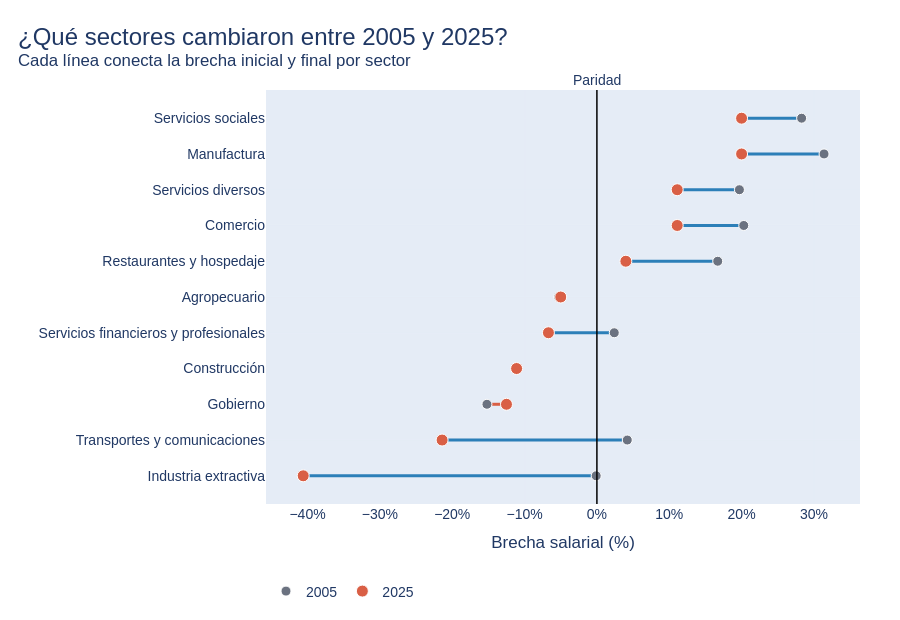

The cell this chart's notebook holds for it:
### Code cell
años_disponibles = sorted(bsec["anio"].dropna().unique())

anio_ini = 2005 if 2005 in años_disponibles else años_disponibles[0]
anio_fin = 2025 if 2025 in años_disponibles else años_disponibles[-1]

b_ini = (
    bsec[bsec["anio"] == anio_ini]
    .set_index("sector")[["brecha_pct"]]
    .rename(columns={"brecha_pct": f"brecha_{anio_ini}"})
)

b_fin = (
    bsec[bsec["anio"] == anio_fin]
    .set_index("sector")[["brecha_pct"]]
    .rename(columns={"brecha_pct": f"brecha_{anio_fin}"})
)

comparacion = b_ini.join(b_fin, how="inner").reset_index()
comparacion["cambio"] = comparacion[f"brecha_{anio_fin}"] - comparacion[f"brecha_{anio_ini}"]

comparacion = comparacion.sort_values(f"brecha_{anio_fin}", ascending=True)

fig_dumbbell = go.Figure()

for _, row in comparacion.iterrows():
    color_linea = COLOR_ROJO if row["cambio"] > 0 else COLOR_AZUL

    fig_dumbbell.add_trace(
        go.Scatter(
            x=[row[f"brecha_{anio_ini}"], row[f"brecha_{anio_fin}"]],
            y=[row["sector"], row["sector"]],
            mode="lines",
            line=dict(color=color_linea, width=3),
            showlegend=False,
            hoverinfo="skip"
        )
    )

fig_dumbbell.add_trace(
    go.Scatter(
        x=comparacion[f"brecha_{anio_ini}"],
        y=comparacion["sector"],
        mode="markers",
        name=str(anio_ini),
        marker=dict(color=COLOR_GRIS, size=10, line=dict(color="white", width=1)),
        customdata=comparacion[["cambio"]],
        hovertemplate=(
            "<b>%{y}</b><br>"
            f"Brecha {anio_ini}: %{{x:.1f}}%<br>"
            "Cambio total: %{customdata[0]:+.1f} pp"
            "<extra></extra>"
        )
    )
)

fig_dumbbell.add_trace(
    go.Scatter(
        x=comparacion[f"brecha_{anio_fin}"],
        y=comparacion["sector"],
        mode="markers",
        name=str(anio_fin),
        marker=dict(color=COLOR_ROJO, size=12, line=dict(color="white", width=1)),
        customdata=comparacion[["cambio"]],
        hovertemplate=(
            "<b>%{y}</b><br>"
            f"Brecha {anio_fin}: %{{x:.1f}}%<br>"
            "Cambio total: %{customdata[0]:+.1f} pp"
            "<extra></extra>"
        )
    )
)

fig_dumbbell.add_vline(
    x=0,
    line_color="black",
    line_width=1.5,
    annotation_text="Paridad",
    annotation_position="top"
)

fig_dumbbell.update_xaxes(
    title="Brecha salarial (%)",
    ticksuffix="%"
)

fig_dumbbell.update_yaxes(title="")

fig_dumbbell = estilo_fig(
    fig_dumbbell,
    titulo=f"¿Qué sectores cambiaron entre {anio_ini} y {anio_fin}?",
    subtitulo="Cada línea conecta la brecha inicial y final por sector",
    alto=620
)

fig_dumbbell.show(config=FIG_CONFIG)

### Figure 1 — Plotly figure (JSON) as saved in the notebook; plotly's stock layout.template omitted (floating-point values rounded to 4 significant figures)
{"data": [{"hoverinfo": "skip", "line": {"color": "#2C7FB8", "width": 3}, "mode": "lines", "showlegend": false, "type": "scatter", "x": [-0.1, -40.6], "y": ["Industria extractiva", "Industria extractiva"]}, {"hoverinfo": "skip", "line": {"color": "#2C7FB8", "width": 3}, "mode": "lines", "showlegend": false, "type": "scatter", "x": [4.2, -21.4], "y": ["Transportes y comunicaciones", "Transportes y comunicaciones"]}, {"hoverinfo": "skip", "line": {"color": "#D95F45", "width": 3}, "mode": "lines", "showlegend": false, "type": "scatter", "x": [-15.2, -12.5], "y": ["Gobierno", "Gobierno"]}, {"hoverinfo": "skip", "line": {"color": "#2C7FB8", "width": 3}, "mode": "lines", "showlegend": false, "type": "scatter", "x": [-11.1, -11.1], "y": ["Construcción", "Construcción"]}, {"hoverinfo": "skip", "line": {"color": "#2C7FB8", "width": 3}, "mode": "lines", "showlegend": false, "type": "scatter", "x": [2.4, -6.7], "y": ["Servicios financieros y profesionales", "Servicios financieros y profesionales"]}, {"hoverinfo": "skip", "line": {"color": "#D95F45", "width": 3}, "mode": "lines", "showlegend": false, "type": "scatter", "x": [-5.3, -5], "y": ["Agropecuario", "Agropecuario"]}, {"hoverinfo": "skip", "line": {"color": "#2C7FB8", "width": 3}, "mode": "lines", "showlegend": false, "type": "scatter", "x": [16.7, 4], "y": ["Restaurantes y hospedaje", "Restaurantes y hospedaje"]}, {"hoverinfo": "skip", "line": {"color": "#2C7FB8", "width": 3}, "mode": "lines", "showlegend": false, "type": "scatter", "x": [20.3, 11.1], "y": ["Comercio", "Comercio"]}, {"hoverinfo": "skip", "line": {"color": "#2C7FB8", "width": 3}, "mode": "lines", "showlegend": false, "type": "scatter", "x": [19.7, 11.1], "y": ["Servicios diversos", "Servicios diversos"]}, {"hoverinfo": "skip", "line": {"color": "#2C7FB8", "width": 3}, "mode": "lines", "showlegend": false, "type": "scatter", "x": [31.4, 20], "y": ["Manufactura", "Manufactura"]}, {"hoverinfo": "skip", "line": {"color": "#2C7FB8", "width": 3}, "mode": "lines", "showlegend": false, "type": "scatter", "x": [28.3, 20], "y": ["Servicios sociales", "Servicios sociales"]}, {"customdata": [[-40.5], [-25.6], [2.7], [0.0], [-9.1], [0.3], [-12.7], [-9.2], [-8.6], [-11.4], [-8.3]], "hovertemplate": "<b>%{y}</b><br>Brecha 2005: %{x:.1f}%<br>Cambio total: %{customdata[0]:+.1f} pp<extra></extra>", "marker": {"color": "#6B7280", "line": {"color": "white", "width": 1}, "size": 10}, "mode": "markers", "name": "2005", "type": "scatter", "x": [-0.1, 4.2, -15.2, -11.1, 2.4, -5.3, 16.7, 20.3, 19.7, 31.4, 28.3], "y": ["Industria extractiva", "Transportes y comunicaciones", "Gobierno", "Construcción", "Servicios financieros y profesionales", "Agropecuario", "Restaurantes y hospedaje", "Comercio", "Servicios diversos", "Manufactura", "Servicios sociales"]}, {"customdata": [[-40.5], [-25.6], [2.7], [0.0], [-9.1], [0.3], [-12.7], [-9.2], [-8.6], [-11.4], [-8.3]], "hovertemplate": "<b>%{y}</b><br>Brecha 2025: %{x:.1f}%<br>Cambio total: %{customdata[0]:+.1f} pp<extra></extra>", "marker": {"color": "#D95F45", "line": {"color": "white", "width": 1}, "size": 12}, "mode": "markers", "name": "2025", "type": "scatter", "x": [-40.6, -21.4, -12.5, -11.1, -6.7, -5.0, 4.0, 11.1, 11.1, 20.0, 20.0], "y": ["Industria extractiva", "Transportes y comunicaciones", "Gobierno", "Construcción", "Servicios financieros y profesionales", "Agropecuario", "Restaurantes y hospedaje", "Comercio", "Servicios diversos", "Manufactura", "Servicios sociales"]}], "layout": {"annotations": [{"showarrow": false, "text": "Paridad", "x": 0, "xanchor": "center", "xref": "x", "y": 1, "yanchor": "bottom", "yref": "y domain"}], "font": {"color": "#203864", "family": "Arial, sans-serif", "size": 14}, "height": 620, "hoverlabel": {"bgcolor": "white", "font": {"family": "Arial", "size": 13}}, "legend": {"orientation": "h", "x": 0, "xanchor": "left", "y": -0.25, "yanchor": "bottom"}, "margin": {"b": 70, "l": 70, "r": 40, "t": 90}, "shapes": [{"line": {"color": "black", "width": 1.5}, "type": "line", "x0": 0, "x1": 0, "xref": "x", "y0": 0, "y1": 1, "yref": "y domain"}], "title": {"font": {"color": "#203864", "size": 24}, "text": "¿Qué sectores cambiaron entre 2005 y 2025?<br><sup>Cada línea conecta la brecha inicial y final por sector</sup>", "x": 0.02, "xanchor": "left"}, "xaxis": {"gridcolor": "#E5ECF6", "showgrid": true, "ticksuffix": "%", "title": {"text": "Brecha salarial (%)"}, "zeroline": false}, "yaxis": {"gridcolor": "#E5ECF6", "showgrid": true, "title": {"text": ""}, "zeroline": false}}}
